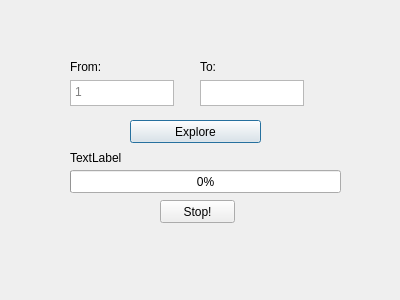
<?xml version="1.0" encoding="UTF-8"?>
<ui version="4.0">
 <class>PrimelabDialog</class>
 <widget class="QDialog" name="PrimelabDialog">
  <property name="geometry">
   <rect>
    <x>0</x>
    <y>0</y>
    <width>400</width>
    <height>300</height>
   </rect>
  </property>
  <property name="sizeIncrement">
   <size>
    <width>22</width>
    <height>0</height>
   </size>
  </property>
  <property name="baseSize">
   <size>
    <width>21</width>
    <height>21</height>
   </size>
  </property>
  <property name="windowTitle">
   <string>Prime Numbers Laboratory</string>
  </property>
  <widget class="QPushButton" name="Execute">
   <property name="geometry">
    <rect>
     <x>130</x>
     <y>120</y>
     <width>131</width>
     <height>23</height>
    </rect>
   </property>
   <property name="focusPolicy">
    <enum>Qt::TabFocus</enum>
   </property>
   <property name="text">
    <string>Explore</string>
   </property>
  </widget>
  <widget class="QTextEdit" name="FromNumEntrance">
   <property name="geometry">
    <rect>
     <x>70</x>
     <y>80</y>
     <width>104</width>
     <height>26</height>
    </rect>
   </property>
   <property name="tabChangesFocus">
    <bool>true</bool>
   </property>
   <property name="readOnly">
    <bool>true</bool>
   </property>
   <property name="placeholderText">
    <string>1</string>
   </property>
  </widget>
  <widget class="QTextEdit" name="ToNumEntrance">
   <property name="geometry">
    <rect>
     <x>200</x>
     <y>80</y>
     <width>104</width>
     <height>26</height>
    </rect>
   </property>
   <property name="tabChangesFocus">
    <bool>true</bool>
   </property>
  </widget>
  <widget class="QLabel" name="label">
   <property name="geometry">
    <rect>
     <x>70</x>
     <y>60</y>
     <width>47</width>
     <height>13</height>
    </rect>
   </property>
   <property name="text">
    <string>From:</string>
   </property>
  </widget>
  <widget class="QLabel" name="label_2">
   <property name="geometry">
    <rect>
     <x>200</x>
     <y>60</y>
     <width>47</width>
     <height>13</height>
    </rect>
   </property>
   <property name="text">
    <string>To:</string>
   </property>
  </widget>
  <widget class="QProgressBar" name="ProgressBar">
   <property name="geometry">
    <rect>
     <x>70</x>
     <y>170</y>
     <width>271</width>
     <height>23</height>
    </rect>
   </property>
   <property name="value">
    <number>0</number>
   </property>
  </widget>
  <widget class="QLabel" name="Status">
   <property name="geometry">
    <rect>
     <x>70</x>
     <y>150</y>
     <width>121</width>
     <height>16</height>
    </rect>
   </property>
   <property name="text">
    <string>TextLabel</string>
   </property>
  </widget>
  <widget class="QPushButton" name="StopButton">
   <property name="geometry">
    <rect>
     <x>160</x>
     <y>200</y>
     <width>75</width>
     <height>23</height>
    </rect>
   </property>
   <property name="focusPolicy">
    <enum>Qt::TabFocus</enum>
   </property>
   <property name="text">
    <string>Stop!</string>
   </property>
  </widget>
 </widget>
 <layoutdefault spacing="6" margin="11"/>
 <resources/>
 <connections/>
</ui>
